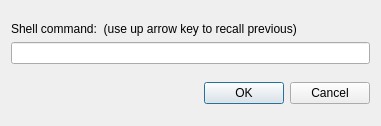
<?xml version="1.0" encoding="UTF-8"?>
<ui version="4.0">
 <class>DialogFilter</class>
 <widget class="QDialog" name="DialogFilter">
  <property name="geometry">
   <rect>
    <x>0</x>
    <y>0</y>
    <width>381</width>
    <height>126</height>
   </rect>
  </property>
  <property name="windowTitle">
   <string>Filter Selection</string>
  </property>
  <layout class="QVBoxLayout" name="verticalLayout">
   <item>
    <spacer name="verticalSpacer">
     <property name="orientation">
      <enum>Qt::Vertical</enum>
     </property>
     <property name="sizeHint" stdset="0">
      <size>
       <width>20</width>
       <height>9</height>
      </size>
     </property>
    </spacer>
   </item>
   <item>
    <widget class="QLabel" name="label">
     <property name="text">
      <string>Shell command:  (use up arrow key to recall previous)</string>
     </property>
    </widget>
   </item>
   <item>
    <widget class="QLineEdit" name="textFilter">
     <property name="clearButtonEnabled">
      <bool>true</bool>
     </property>
    </widget>
   </item>
   <item>
    <spacer name="verticalSpacer_2">
     <property name="orientation">
      <enum>Qt::Vertical</enum>
     </property>
     <property name="sizeHint" stdset="0">
      <size>
       <width>20</width>
       <height>8</height>
      </size>
     </property>
    </spacer>
   </item>
   <item>
    <widget class="QDialogButtonBox" name="buttonBox">
     <property name="standardButtons">
      <set>QDialogButtonBox::Cancel|QDialogButtonBox::Ok</set>
     </property>
    </widget>
   </item>
   <item>
    <spacer name="verticalSpacer_3">
     <property name="orientation">
      <enum>Qt::Vertical</enum>
     </property>
     <property name="sizeHint" stdset="0">
      <size>
       <width>20</width>
       <height>9</height>
      </size>
     </property>
    </spacer>
   </item>
  </layout>
 </widget>
 <tabstops>
  <tabstop>textFilter</tabstop>
 </tabstops>
 <resources/>
 <connections>
  <connection>
   <sender>buttonBox</sender>
   <signal>accepted()</signal>
   <receiver>DialogFilter</receiver>
   <slot>accept()</slot>
   <hints>
    <hint type="sourcelabel">
     <x>221</x>
     <y>120</y>
    </hint>
    <hint type="destinationlabel">
     <x>163</x>
     <y>92</y>
    </hint>
   </hints>
  </connection>
  <connection>
   <sender>buttonBox</sender>
   <signal>rejected()</signal>
   <receiver>DialogFilter</receiver>
   <slot>reject()</slot>
   <hints>
    <hint type="sourcelabel">
     <x>327</x>
     <y>119</y>
    </hint>
    <hint type="destinationlabel">
     <x>329</x>
     <y>92</y>
    </hint>
   </hints>
  </connection>
 </connections>
</ui>
